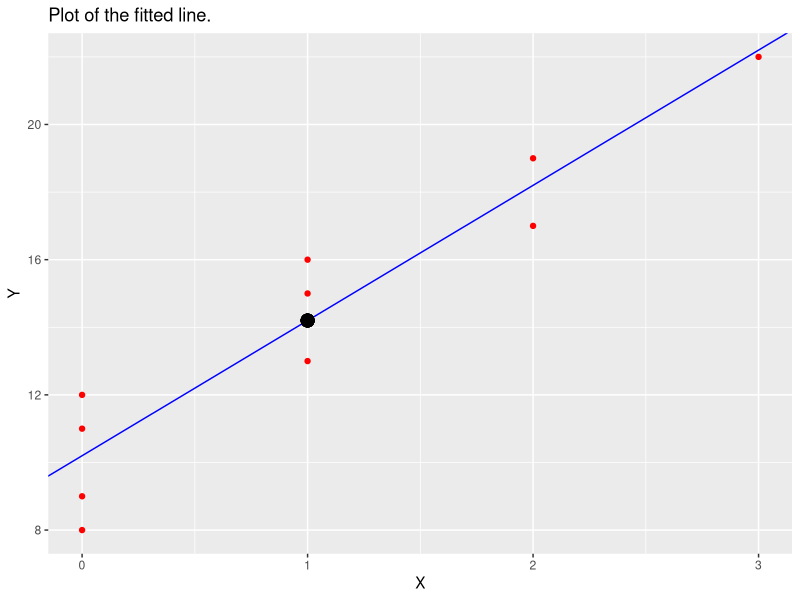

Recreate this plot in R.
## ---- chunk 1
knitr::opts_chunk$set(echo = TRUE)
## ---- chunk 2
file_df <- read.csv('data/GPA.csv', header = TRUE)
names(file_df)
GPA_score <- file_df$GPA
ACT_score <- file_df$ACT
SSxy <- t((GPA_score - mean(GPA_score))) %*% (ACT_score - mean(ACT_score))
SSx <- t((ACT_score - mean(ACT_score))) %*% (ACT_score - mean(ACT_score))
b1 <- SSxy / SSx
b0 <- mean(GPA_score) - b1 * mean(ACT_score)
print(paste('The slope is', b1))
print(paste('The intercept is', b0))
print(paste('The predictor model is given by GPA = ', b0, '+', b1, 'ACT'))
## ---- chunk 3
GPA_pd <- b0 + b1 * ACT_score
GPA_residual <- GPA_score - GPA_pd
SSE <- sum(GPA_residual^2)
SSR <- sum((GPA_pd - mean(GPA_score))^2)
SSTO <- sum((GPA_score - mean(GPA_score))^2)
n <- length(GPA_score)
s <- sqrt(SSE / (n - 2))
print(paste('The residual standard deviation is', s))
SSE
SSR
SSTO
## ---- chunk 4
sb1 <- s / sqrt(SSx) # this is the unbiased estimator for sigma{b1}
CI_lb <- b1 - sb1 * qt(1 - 0.05/2,n-2)
CI_ub <- b1 + sb1 * qt(1 - 0.05/2,n-2)
print(paste('The confidence interval for the slope is [', CI_lb, ',', CI_ub, '].'))
## ---- chunk 5
sb0 <- s * sqrt(1 / n + (mean(ACT_score))^2 / SSx)
CI_lb0 <- b0 - sb0 * qt(1 - 0.05/2,n-2)
CI_ub0 <- b0 + sb0 * qt(1 - 0.05/2,n-2)
print(paste('The confidence interval for the intercept is [', CI_lb0, ',', CI_ub0, '].'))
## ---- chunk 6
Ts <- abs((b1 - 0) / sb1)
pvalue <- (1 - pt(Ts,n-2)) * 2
print(paste('P-vlaue is', pvalue))
## ---- chunk 7
airfreight_df <- read.csv('data/airfreight.csv', header = TRUE)
names(airfreight_df)
X <- airfreight_df$X
Y <- airfreight_df$Y
SSXY <- t(X - mean(X)) %*% (Y - mean(Y))
SSX <- t(X - mean(X)) %*% (X - mean(X))
slope <- SSXY / SSX
intercept <- mean(Y) - slope * mean(X)
print(paste('The fitted line is Y =', slope, 'X +', intercept, '.'))
print(paste('The mean value is (', mean(X),',', mean(Y), ').'))
library(ggplot2)
ggplot(data = data.frame(x=X,y=Y), aes(X, Y)) + geom_abline(slope = slope, intercept = intercept, color='blue') +
  geom_point(color='red') + 
  geom_point(aes(mean(X),mean(Y)), shape=21, fill='black', size=4) +
  ggtitle(paste0('Plot of the fitted line.'))
## ---- chunk 8
Y_hat <- slope * X + intercept
Y_residual <- Y - Y_hat
SSE <- sum(Y_residual^2)
N <- length(X)
MSE <- SSE / (N - 2)
std_Y_hat <- sqrt(MSE * (1 / N + (2 - mean(X))^2 / SSX))
CI_lbYhat <- 18.2 - qt(1 - 0.01/2,N - 2) * std_Y_hat
CI_ubhat <- 18.2 + qt(1 - 0.01/2,N - 2) * std_Y_hat
print(paste('The confidence interval for mean breakage is [', CI_lbYhat, ',', CI_ubhat, '].'))
## ---- chunk 9
std_Y_hnew <- sqrt(MSE * (1 / N + (2 - mean(X))^2 / SSX + 1))
CI_lbYhnew <- 18.2 - qt(1 - 0.01 / 2, N - 2) * std_Y_hnew
CI_ubYhnew <- 18.2 + qt(1 - 0.01 / 2, N - 2) * std_Y_hnew
cat(paste('The prediction interval for the number of broken ampules for this shipment is\n [', CI_lbYhnew, ',', CI_ubYhnew, '].'))
## ---- chunk 10
std_Ybar_hnew <- sqrt(MSE * (1 / 3 + 1 / N + (2 - mean(X))^2 / SSX))
CI_lbYbarhnew <- 18.2 - qt(1 - 0.01 / 2, N - 2) * std_Ybar_hnew
CI_ubYbarhnew <- 18.2 + qt(1 - 0.01 / 2, N - 2) * std_Ybar_hnew
cat(paste('The prediction interval for the number of broken ampules for this shipment is\n [', CI_lbYbarhnew, ',', CI_ubYbarhnew, '].'))
